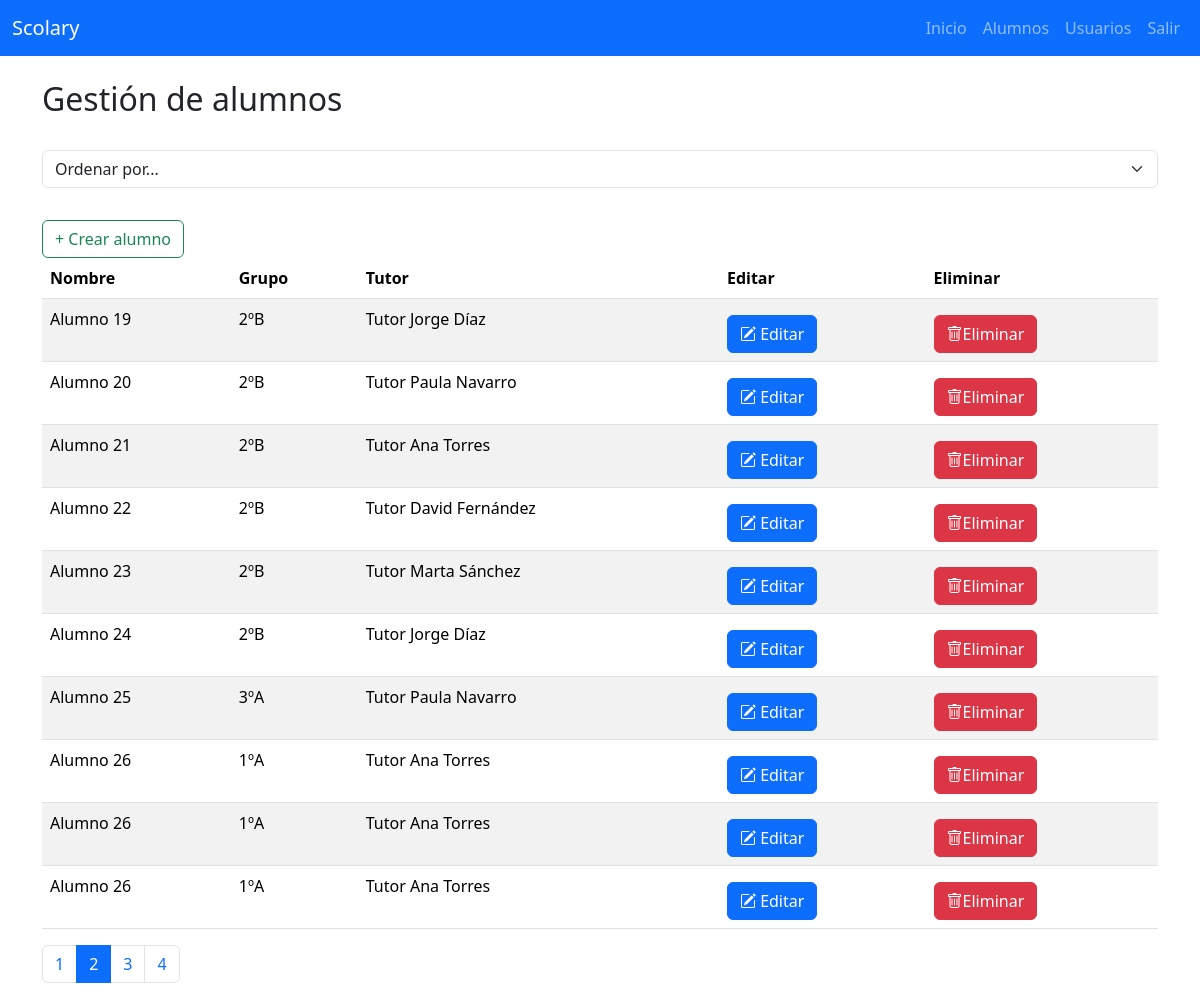
The app's page /alumnos.php?pagina=2 (signed in) with its own data.
### tables this page shows
CREATE TABLE `alumnos` (
  `id` int(11) NOT NULL,
  `nombre` varchar(100) DEFAULT NULL,
  `id_tutor` int(11) DEFAULT NULL,
  `id_grupo` int(11) DEFAULT NULL
);

CREATE TABLE `grupo` (
  `id` int(11) NOT NULL,
  `nombre` varchar(50) DEFAULT NULL,
  `id_profesor` int(11) DEFAULT NULL
);

CREATE TABLE `usuarios` (
  `id` int(11) NOT NULL,
  `nombre` varchar(100) DEFAULT NULL,
  `email` varchar(100) DEFAULT NULL,
  `password` varchar(255) DEFAULT NULL,
  `rol` enum('profesor','tutor','admin') NOT NULL,
  `avatar` varchar(100) DEFAULT NULL
);

### alumnos.php (the view, shortened to what this page needs)
<?php include 'includes/header.php'; ?>
<?php include 'includes/navbarAdmin.php'; ?>
<?php include 'conexion.php';
?>
<div class="container mt-4">
    <h2>Gestión de alumnos</h2>
      <div class="mb-3">
        <form action="alumnos.php">
            <select name="orden" id="orden" class="form-select" onchange="this.form.submit()">
              <option value="">Ordenar por...</option>
            </select>
        </form>
      </div>
    <button type="button" class="btn btn-outline-success mt-3" data-bs-toggle="modal" data-bs-target="#crearAlumno">
    + Crear alumno
    </button>
    <?php
    if(isset($_GET["orden"])){
      if ($_GET["orden"] == "nombre") {
        $orden = "a.nombre";
      }else if($_GET["orden"] == "grupo"){
        $orden = "g.nombre";
      }else{
        $orden = "u.nombre";
      }
    }else{
      $orden = "a.nombre";
    }
    $registrosPorPagina = 10;
    $pagina = isset($_GET['pagina']) ? (int)$_GET['pagina'] : 1;
    $offset = ($pagina - 1) * $registrosPorPagina;
    $stmtAlumnos = $pdo->query("
        SELECT
            a.id AS idAlumno,
            a.nombre AS nombreAlumno,
            g.nombre AS nombreGrupo,
            u.nombre AS nombreTutor
        FROM alumnos a
        JOIN grupo g ON a.id_grupo = g.id
        JOIN usuarios u ON a.id_tutor = u.id
        ORDER BY $orden
        LIMIT $registrosPorPagina OFFSET $offset");
    $alumnos = $stmtAlumnos->fetchAll();
    $totalRegistros = $pdo->query("SELECT COUNT(*) FROM alumnos")->fetchColumn();
    $totalPaginas = ceil($totalRegistros / $registrosPorPagina);
    ?>
    <table class="table table-striped">
        <thead>
            <tr>
                <th>Nombre</th>
                <th>Grupo</th>
                <th>Tutor</th>
                <th>Editar</th>
                <th>Eliminar</th>
            </tr>
        </thead>
        <tbody>
            <?php foreach ($alumnos as $alumno){ ?>
                <tr>
                    <td><?= $alumno['nombreAlumno']?></td>
                    <td><?= $alumno['nombreGrupo'] ?></td>
                    <td><?= $alumno['nombreTutor']?></td>
                    <td>
                        <button type="button" class="btn btn-primary mt-2" data-bs-toggle="modal" data-bs-target="#editarAlumno"
                          data-id="<?php echo htmlspecialchars($alumno['idAlumno']) ?>"
                          data-nombre="<?php echo htmlspecialchars($alumno['nombreAlumno']) ?>">
                          <i class="bi bi-pencil-square"></i>
                          Editar
                        </button>
                    </td>
                    <td>
                      <form action="service/eliminarAlumno.php" method="POST">
                        <button type="submit" class="btn btn-danger mt-2">
                          <i class="bi bi-trash"></i>Eliminar
                        </button>
                      </form>
                    </td>
                </tr>
            <?php } ?>
        </tbody>
    </table>
    <nav>
        <ul class="pagination">
            <?php for ($i = 1; $i <= $totalPaginas; $i++){?>
                <li class="page-item <?= $i == $pagina ? 'active' : '' ?>">
                    <a class="page-link" href="?pagina=<?= $i ?>"><?= $i ?></a>
                </li>
            <?php }?>
        </ul>
    </nav>
</div>
<?php include 'includes/footer.php'; ?>

### records on screen
alumnos: nombre "Alumno 19", id_grupo.nombre "2ºB", id_tutor.nombre "Tutor Jorge Díaz"
alumnos: nombre "Alumno 20", id_grupo.nombre "2ºB", id_tutor.nombre "Tutor Paula Navarro"
alumnos: nombre "Alumno 21", id_grupo.nombre "2ºB", id_tutor.nombre "Tutor Ana Torres"
alumnos: nombre "Alumno 22", id_grupo.nombre "2ºB", id_tutor.nombre "Tutor David Fernández"
alumnos: nombre "Alumno 23", id_grupo.nombre "2ºB", id_tutor.nombre "Tutor Marta Sánchez"
alumnos: nombre "Alumno 24", id_grupo.nombre "2ºB", id_tutor.nombre "Tutor Jorge Díaz"
alumnos: nombre "Alumno 25", id_grupo.nombre "3ºA", id_tutor.nombre "Tutor Paula Navarro"
alumnos: nombre "Alumno 26", id_grupo.nombre "1ºA", id_tutor.nombre "Tutor Ana Torres"
alumnos: nombre "Alumno 26", id_grupo.nombre "1ºA", id_tutor.nombre "Tutor Ana Torres"
alumnos: nombre "Alumno 26", id_grupo.nombre "1ºA", id_tutor.nombre "Tutor Ana Torres"
